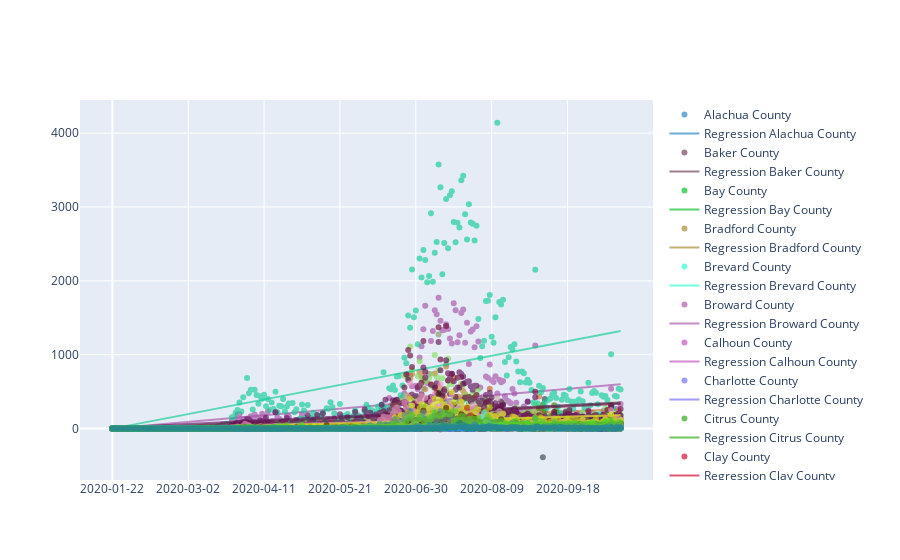

Here is the notebook cell this chart was saved with:
### Code cell
fig = go.Figure()
for i in range(322, florida_cases_with_counties_.keys()[-1]):
    df = florida_cases_with_counties_[['Date', i]]
    X = df.index.values.reshape(-1, 1)

    model = LinearRegression()
    model.fit(X, df[i])

    x_range = np.linspace(X.min(), X.max(), 100)
    y_range = model.predict(x_range.reshape(-1, 1))

    color1 = list(np.random.choice(range(256), size=3))
    fig.add_trace(
        go.Scatter(
            x=df.index,
            y=df[i],
            opacity=0.65,
            name=florida_cases_with_counties[i][0],
            mode="markers",
            line=dict(width=2, color=f'rgb({color1[0]},{color1[1]},{color1[2]} )'),
        ))
    fig.add_trace(
        go.Scatter(
            x=x_range,
            y=y_range,
            opacity=0.65,
            name='Regression ' + florida_cases_with_counties[i][0],
            line=dict(width=2, color=f'rgb({color1[0]},{color1[1]},{color1[2]} )'),
        ))
# Set custom x-axis labels
fig.update_xaxes(
    tickvals=df.index[0::40],
    ticktext=df['Date'][0::40],
)
fig.show()
